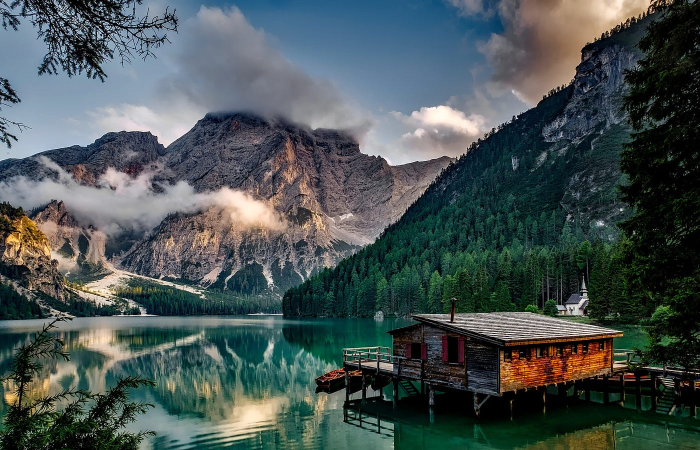
#> input picture images/nature.jpg, 1400 x 900 px (shown at 1/2 size)
$ python color_spaces.py
#> lines starting #> are read from the running program, lines starting #| are printed output that depends on the picture
import cv2
import os
# [16 lines of commented-out code are left out]
img_path = os.path.join('./images','nature.jpg')
img = cv2.imread(img_path)
#> img is the input picture: shape (900, 1400, 3); mean B, G, R 83.8, 83.9, 72.5
# [10 lines of commented-out code are left out]
img_resize2  = cv2.resize(img,(600,350)) #changed the dimesions of image because we need to see 3 pictures at a time
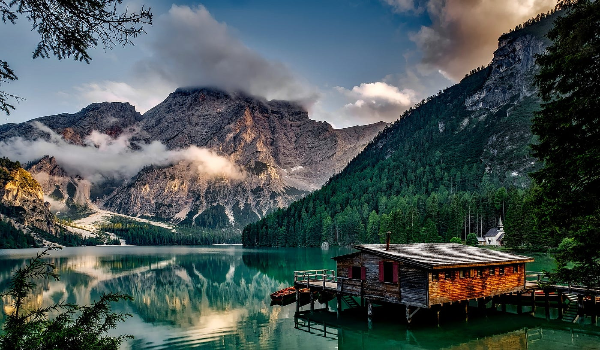
#> img_resize2: shape (350, 600, 3); mean B, G, R 83.8, 83.8, 72.5
img_rgb = cv2.cvtColor(img_resize2,cv2.COLOR_BGR2RGB)
img_gray = cv2.cvtColor(img_rgb,cv2.COLOR_RGB2GRAY)
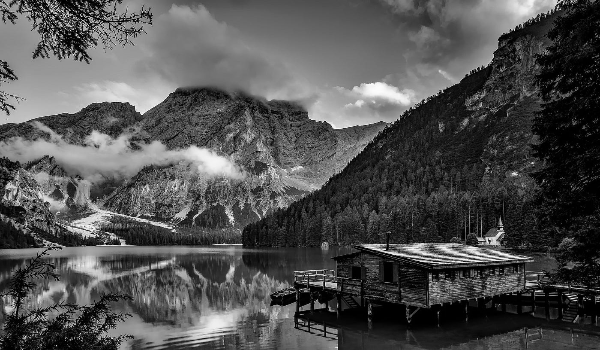
#> img_gray: shape (350, 600); min 0, max 254, mean 80.4
img_grayTcolor = cv2.cvtColor(img_gray,cv2.COLOR_GRAY2RGB)

cv2.imshow('color',img_rgb)
cv2.imshow('gray',img_gray)
cv2.imshow('grayTcolor',img_grayTcolor)

cv2.waitKey(0)
cv2.destroyAllWindows()

$ run again, with images/dogs.jpeg copied over images/nature.jpg
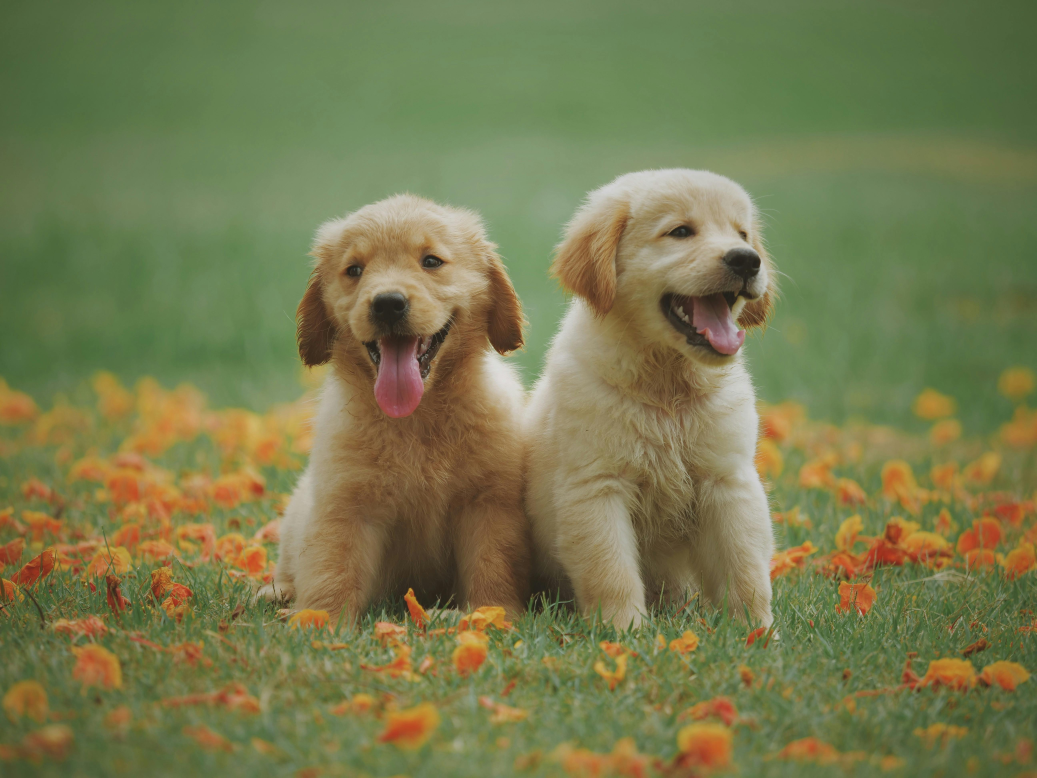
#> input picture images/dogs.jpeg, 5184 x 3888 px (shown at 1/5 size)
#> img is the input picture: shape (3888, 5184, 3); mean B, G, R 78.3, 122, 119.3
#> `img_resize2  = cv2.resize(img,(600,350))`:
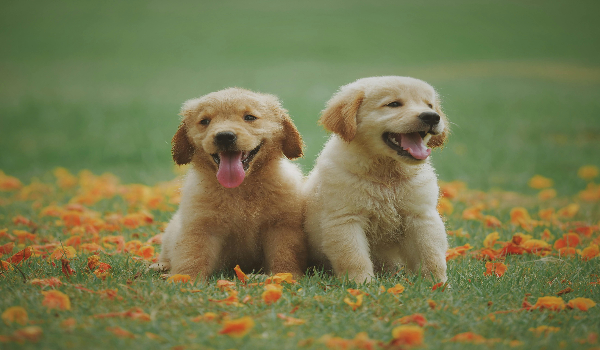
#> img_resize2: shape (350, 600, 3); mean B, G, R 78.2, 121.9, 119.2
#> `img_gray = cv2.cvtColor(img_rgb,cv2.COLOR_RGB2GRAY)`:
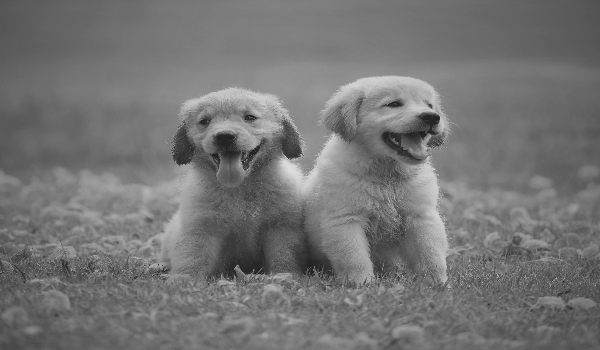
#> img_gray: shape (350, 600); min 30, max 221, mean 116.1

$ run again, with images/freelancer.jpg copied over images/nature.jpg
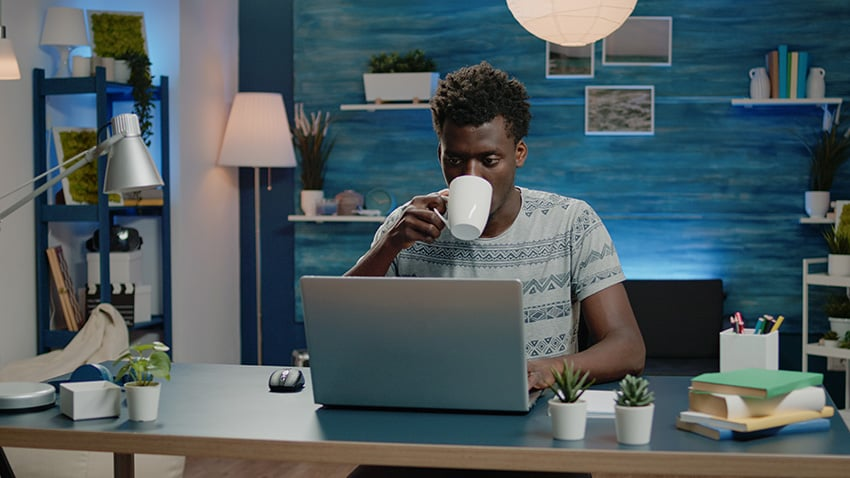
#> input picture images/freelancer.jpg, 850 x 478 px
#> img is the input picture: shape (478, 850, 3); mean B, G, R 97.3, 93, 79.2
#> `img_gray = cv2.cvtColor(img_rgb,cv2.COLOR_RGB2GRAY)`:
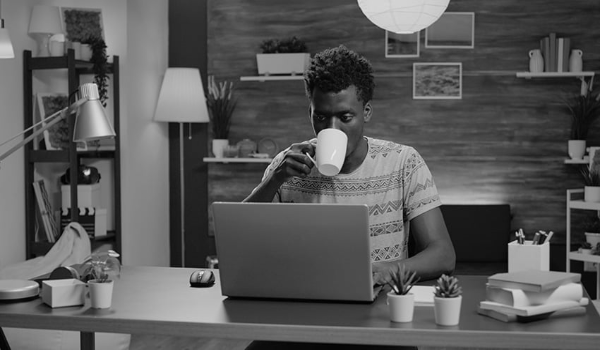
#> img_gray: shape (350, 600); min 1, max 237, mean 89.3
